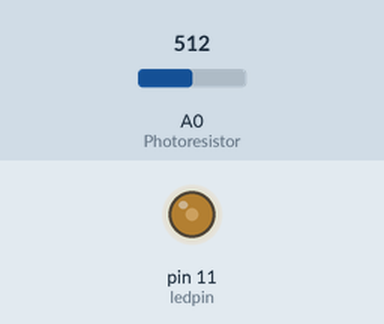
Recording of a sketch running on a simulated Arduino Uno, built with avr-gcc and run on an emulated ATmega328P. Shown: output pins drawn as LEDs (lit = HIGH). Inputs (shaded band) come from the test bench; at power-on: A0 (Photoresistor) = 512.

Above: at 1.2 s.
1.3 s: A0 (Photoresistor) set to 716
At 2.3 s:
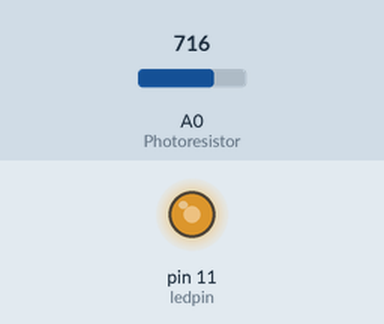
2.8 s: A0 (Photoresistor) set to 900
At 3.4 s:
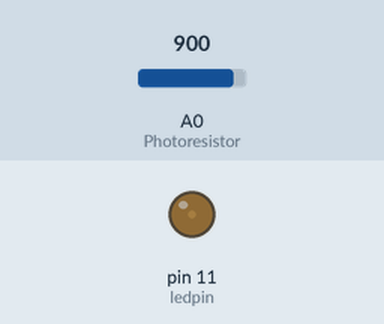
4.3 s: A0 (Photoresistor) set to 1023
At 4.6 s:
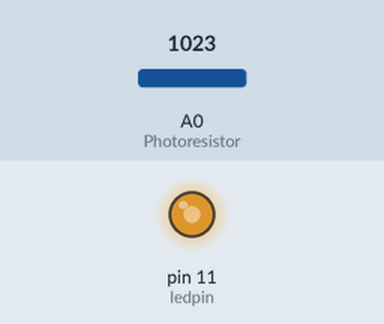
Timing chart, 0 to 7.3 s (numbered marks = the images above; inputs shaded):
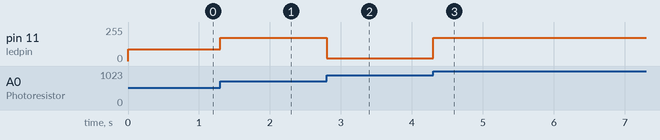

The sketch:

Photoresistor_LED.ino
```cpp
int Photoresistor = A0;  // Photoresistor Read Pin
int ledpin = 11; //LED output pin

void setup() {

  // put your setup code here, to run once:
pinMode(ledpin, OUTPUT);  //Set LED pin as output
}

void loop() {
  // put your main code here, to run repeatedly:
int lightReading = analogRead(Photoresistor);   // Read the analog value of the photoresistor
int light = map(lightReading,620,315,0,255);    // Map the expected values of the photoresisor for PWM


analogWrite(ledpin,light);   // Set the LED to the appropriate value

}
```

Measured:
- after the input at 1.3 s, pin 11 (ledpin): 90/255 → 176/255 at once
- after the input at 2.8 s, pin 11 (ledpin): 176/255 → 22/255 at once
- after the input at 4.3 s, pin 11 (ledpin): 22/255 → 176/255 at once
